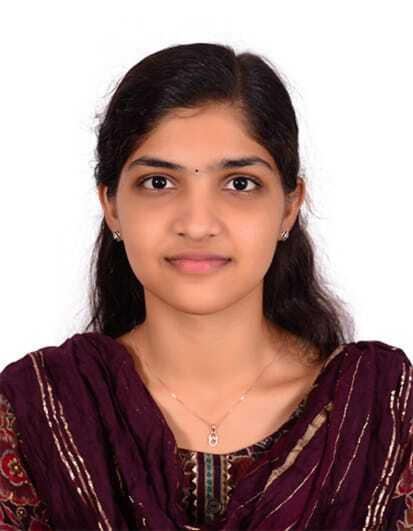
#> input picture myfoto.jpg, 413 x 531 px
$ jupyter execute workshop4-dipt.ipynb
#> lines starting #> are read from the running program, lines starting #| are printed output that depends on the picture; after the words box and inside, x2 and y2 are one past the last pixel; in counts of white or black regions, pixels touching at a corner belong together
#> further down, image is the input picture: shape (531, 413, 3); mean B, G, R 131.2, 134.7, 163.4
# WORKSHOP 4 - Gray Scale Morphology - Real-Time Bone Fracture Detection
# Name : Raha Priya Dharshini M
# Reg No : 212224240124

[cell 1]
import cv2
import numpy as np
import matplotlib.pyplot as plt

def preprocess_image(image):
    gray = cv2.cvtColor(image, cv2.COLOR_BGR2GRAY)
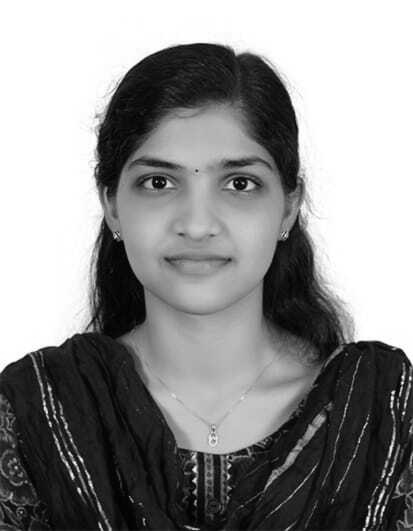
#> gray: shape (531, 413); min 0, max 255, mean 142.9
    blurred = cv2.GaussianBlur(gray, (5, 5), 0)
    return blurred

def detect_fractures(preprocessed, original):
    kernel = np.ones((5, 5), np.uint8)
    erosion = cv2.erode(preprocessed, kernel, iterations=1)
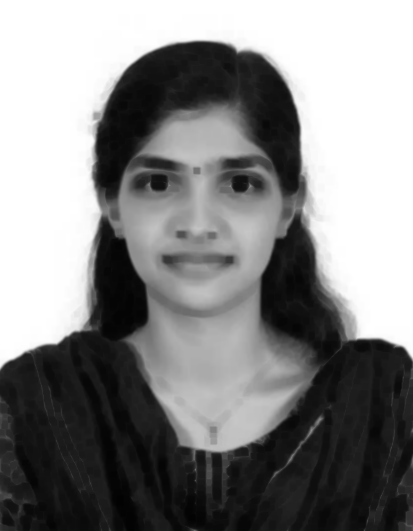
#> erosion: shape (531, 413); min 2, max 255, mean 133.8
    dilation = cv2.dilate(erosion, kernel, iterations=1)
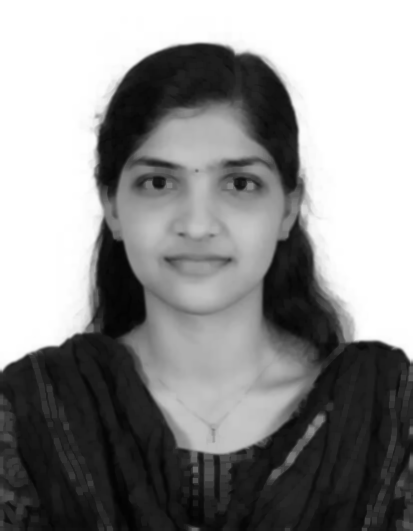
#> dilation: shape (531, 413); min 2, max 255, mean 140.9
    edges = cv2.Canny(dilation, 50, 150)
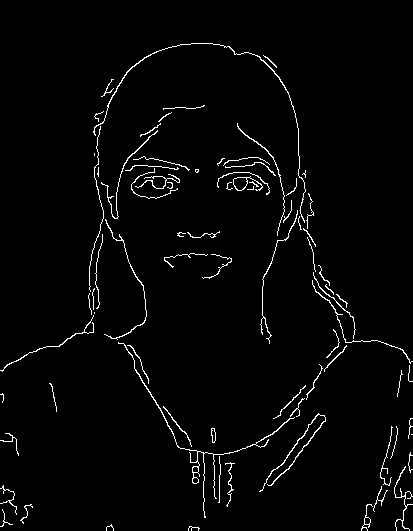
#> edges: shape (531, 413); 2.4% white in thin lines or dots
    contours, _ = cv2.findContours(edges.copy(), cv2.RETR_EXTERNAL, cv2.CHAIN_APPROX_SIMPLE)
#> contours = 79 contours, 63 with area under 20; largest, box (x1, y1, x2, y2) and area: (233, 176, 263, 191) 156, (118, 342, 295, 518) 154, (93, 43, 306, 223) 92, (259, 413, 326, 492) 91, (361, 504, 373, 531) 46
    result = original.copy()
    cv2.drawContours(result, contours, -1, (0, 255, 0), 2)
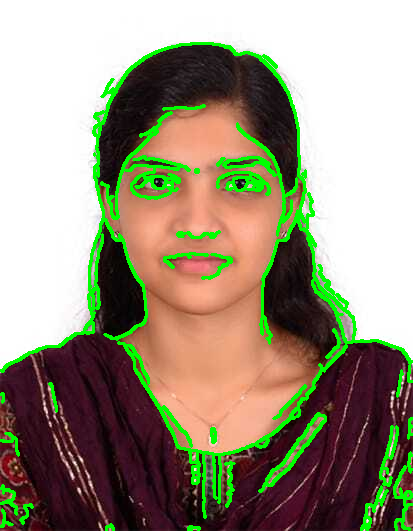
#> result: shape (531, 413, 3); 7.76% of pixels changed, all inside (x1, y1, x2, y2) = (0, 42, 413, 531)
    return result

def present_results(original_image, processed_image):
    # Convert from BGR (OpenCV) to RGB (Matplotlib)
    original_rgb = cv2.cvtColor(original_image, cv2.COLOR_BGR2RGB)
    processed_rgb = cv2.cvtColor(processed_image, cv2.COLOR_BGR2RGB)

    # Display using matplotlib
    plt.figure(figsize=(12, 6))
    plt.subplot(1, 2, 1)
    plt.title("Original Image")
    plt.imshow(original_rgb)
    plt.axis('off')

    plt.subplot(1, 2, 2)
    plt.title("Fracture Detected Image")
    plt.imshow(processed_rgb)
    plt.axis('off')

    plt.show()

# --- Main Execution ---
image_path = 'myfoto.jpg'
image = cv2.imread(image_path)

if image is None:
    print("Error: Image not found. Check the file path.")
else:
    preprocessed = preprocess_image(image)
    fracture_detected_image = detect_fractures(preprocessed, image)
    present_results(image, fracture_detected_image)
